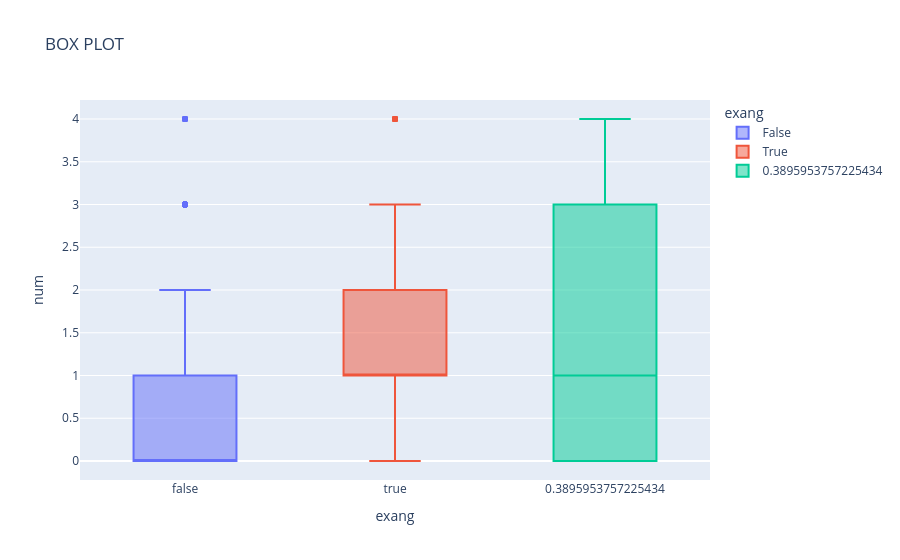

Here is the notebook cell this chart was saved with:
### Code cell
import plotly .io as pio
fig = px.box(
    df, 
    x="exang",
    y="num",
    color="exang",
    title="BOX PLOT"
) 
fig.show()

### Figure 1 — Plotly figure (JSON) as saved in the notebook; plotly's stock layout.template omitted (floating-point values rounded to 4 significant figures; data arrays with more than 128 entries replaced by an {"elided": "..."} marker saying what was removed)
{"data": [{"alignmentgroup": "True", "hovertemplate": "exang=%{x}<br>num=%{y}<extra></extra>", "legendgroup": "False", "marker": {"color": "#636efa"}, "name": "False", "notched": false, "offsetgroup": "False", "orientation": "v", "showlegend": true, "type": "box", "x": {"elided": "528 bool values"}, "x0": " ", "xaxis": "x", "y": {"elided": "528 int values"}, "y0": " ", "yaxis": "y"}, {"alignmentgroup": "True", "hovertemplate": "exang=%{x}<br>num=%{y}<extra></extra>", "legendgroup": "True", "marker": {"color": "#EF553B"}, "name": "True", "notched": false, "offsetgroup": "True", "orientation": "v", "showlegend": true, "type": "box", "x": {"elided": "337 bool values"}, "x0": " ", "xaxis": "x", "y": {"elided": "337 int values"}, "y0": " ", "yaxis": "y"}, {"alignmentgroup": "True", "hovertemplate": "exang=%{x}<br>num=%{y}<extra></extra>", "legendgroup": "0.3895953757225434", "marker": {"color": "#00cc96"}, "name": "0.3895953757225434", "notched": false, "offsetgroup": "0.3895953757225434", "orientation": "v", "showlegend": true, "type": "box", "x": [0.3896, 0.3896, 0.3896, 0.3896, 0.3896, 0.3896, 0.3896, 0.3896, 0.3896, 0.3896, 0.3896, 0.3896, 0.3896, 0.3896, 0.3896, 0.3896, 0.3896, 0.3896, 0.3896, 0.3896, 0.3896, 0.3896, 0.3896, 0.3896, 0.3896, 0.3896, 0.3896, 0.3896, 0.3896, 0.3896, 0.3896, 0.3896, 0.3896, 0.3896, 0.3896, 0.3896, 0.3896, 0.3896, 0.3896, 0.3896, 0.3896, 0.3896, 0.3896, 0.3896, 0.3896, 0.3896, 0.3896, 0.3896, 0.3896, 0.3896, 0.3896, 0.3896, 0.3896, 0.3896, 0.3896], "x0": " ", "xaxis": "x", "y": [0, 3, 1, 0, 2, 3, 3, 2, 1, 4, 0, 3, 0, 0, 1, 1, 0, 3, 0, 1, 0, 0, 0, 3, 0, 3, 1, 1, 3, 1, 2, 1, 0, 0, 3, 3, 4, 2, 0, 0, 1, 3, 2, 2, 1, 3, 3, 1, 0, 2, 0, 0, 1, 0, 0], "y0": " ", "yaxis": "y"}], "layout": {"boxmode": "overlay", "legend": {"title": {"text": "exang"}, "tracegroupgap": 0}, "title": {"text": "BOX PLOT"}, "xaxis": {"anchor": "y", "categoryarray": [false, true, 0.3896], "categoryorder": "array", "domain": [0, 1], "title": {"text": "exang"}}, "yaxis": {"anchor": "x", "domain": [0, 1], "title": {"text": "num"}}}}
